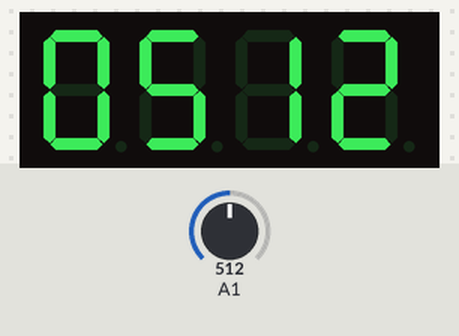
A sketch run on a simulated Arduino Uno, built with avr-gcc and run on an emulated ATmega328P. On the bench: 4-digit seven-segment display. The test bench sets the inputs (shaded band); at power-on: A1 = 512.

Above: at 1.2 s.
1.3 s: A1 set to 716
At 2.2 s:
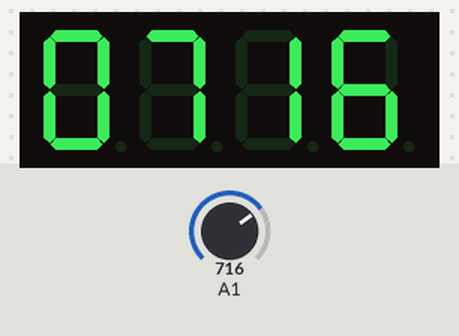
2.8 s: A1 set to 900
At 3.3 s:
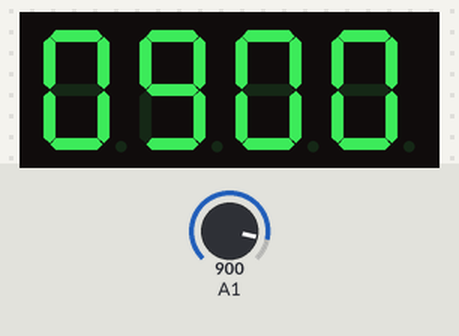
4.3 s: A1 set to 1023
At 5.6 s:
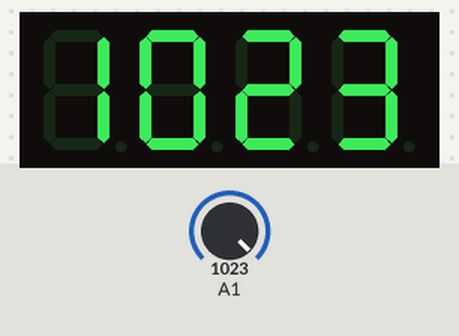
Timing chart, 0 to 7.3 s (numbered marks = the images above; inputs shaded):
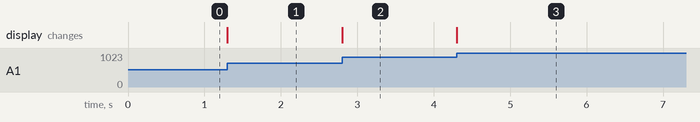

The sketch:

ADC_On_SevenSeg.ino
```cpp
#include "SevSeg.h"
SevSeg sevseg;
int adcVal;

void setup(){
  byte numDigits = 4;
  byte digitPins[] = {13, 12, 11, 10};
  byte segmentPins[] = {7, 6, 5, 4, 3, 2, 9, 8};

  bool resistorsOnSegments = true;
  bool updateWithDelaysIn = true;
  byte hardwareConfig = N_TRANSISTORS;
  sevseg.begin(hardwareConfig, numDigits, digitPins, segmentPins, resistorsOnSegments);
  sevseg.setNumber(0000, 4);
}

void loop(){
    adcVal = analogRead(A1);
    sevseg.setNumber(adcVal, 4);
    sevseg.refreshDisplay();
}
```

Measured:
- after the input at 1.3 s, the display: changes at once (image 1)
- after the input at 2.8 s, the display: changes at once (image 2)
- after the input at 4.3 s, the display: changes at once (image 3)
